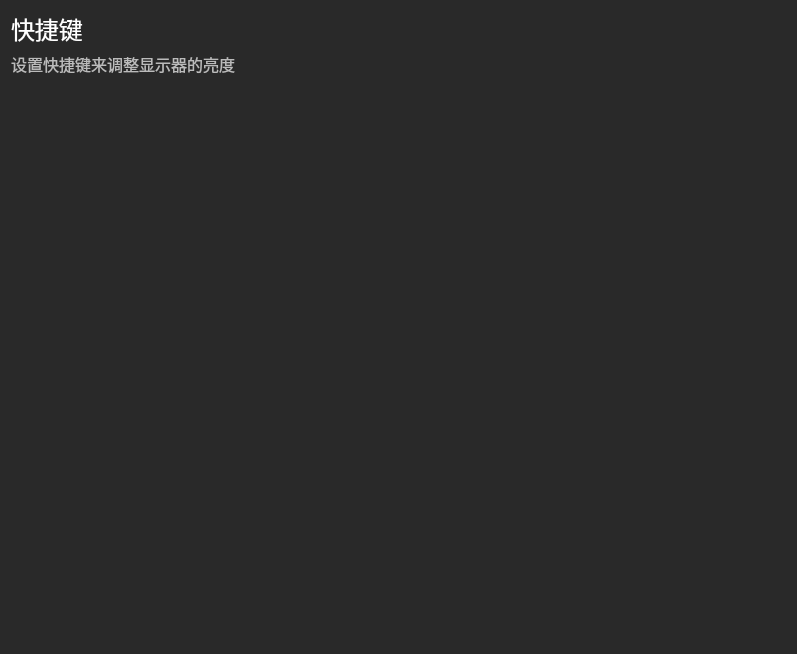
<?xml version="1.0" encoding="UTF-8"?>
<ui version="4.0">
 <class>KeyMapPage</class>
 <widget class="QWidget" name="KeyMapPage">
  <property name="geometry">
   <rect>
    <x>0</x>
    <y>0</y>
    <width>797</width>
    <height>654</height>
   </rect>
  </property>
  <property name="sizePolicy">
   <sizepolicy hsizetype="Expanding" vsizetype="Preferred">
    <horstretch>0</horstretch>
    <verstretch>0</verstretch>
   </sizepolicy>
  </property>
  <property name="windowTitle">
   <string>KeyMapPage</string>
  </property>
  <property name="styleSheet">
   <string notr="true">
*{
background-color: rgb(41, 41, 41);
border-radius:5px;
color: rgb(255, 255, 255);
}
QLineEdit{
border:1px solid gray;
border-radius:5px;
}</string>
  </property>
  <layout class="QVBoxLayout" name="verticalLayout">
   <item>
    <widget class="QWidget" name="block_4" native="true">
     <property name="maximumSize">
      <size>
       <width>16777215</width>
       <height>16777215</height>
      </size>
     </property>
     <layout class="QVBoxLayout" name="verticalLayout_2">
      <property name="leftMargin">
       <number>0</number>
      </property>
      <property name="topMargin">
       <number>0</number>
      </property>
      <property name="rightMargin">
       <number>0</number>
      </property>
      <property name="bottomMargin">
       <number>0</number>
      </property>
      <item>
       <widget class="QLabel" name="label_13">
        <property name="minimumSize">
         <size>
          <width>0</width>
          <height>20</height>
         </size>
        </property>
        <property name="maximumSize">
         <size>
          <width>16777215</width>
          <height>39</height>
         </size>
        </property>
        <property name="text">
         <string>&lt;html&gt;&lt;head/&gt;&lt;body&gt;&lt;p&gt;&lt;span style=&quot; font-size:18pt;&quot;&gt;快捷键&lt;/span&gt;&lt;/p&gt;&lt;/body&gt;&lt;/html&gt;</string>
        </property>
       </widget>
      </item>
      <item>
       <widget class="QLabel" name="label_14">
        <property name="sizePolicy">
         <sizepolicy hsizetype="Preferred" vsizetype="Preferred">
          <horstretch>0</horstretch>
          <verstretch>0</verstretch>
         </sizepolicy>
        </property>
        <property name="minimumSize">
         <size>
          <width>0</width>
          <height>0</height>
         </size>
        </property>
        <property name="maximumSize">
         <size>
          <width>1000</width>
          <height>1000</height>
         </size>
        </property>
        <property name="styleSheet">
         <string notr="true">color:rgb(187,187,187);
font-size:16px;</string>
        </property>
        <property name="text">
         <string>设置快捷键来调整显示器的亮度</string>
        </property>
        <property name="wordWrap">
         <bool>true</bool>
        </property>
       </widget>
      </item>
      <item>
       <layout class="QVBoxLayout" name="keymapLayout"/>
      </item>
     </layout>
    </widget>
   </item>
   <item>
    <spacer name="verticalSpacer">
     <property name="orientation">
      <enum>Qt::Vertical</enum>
     </property>
     <property name="sizeHint" stdset="0">
      <size>
       <width>20</width>
       <height>40</height>
      </size>
     </property>
    </spacer>
   </item>
  </layout>
 </widget>
 <resources/>
 <connections/>
</ui>
